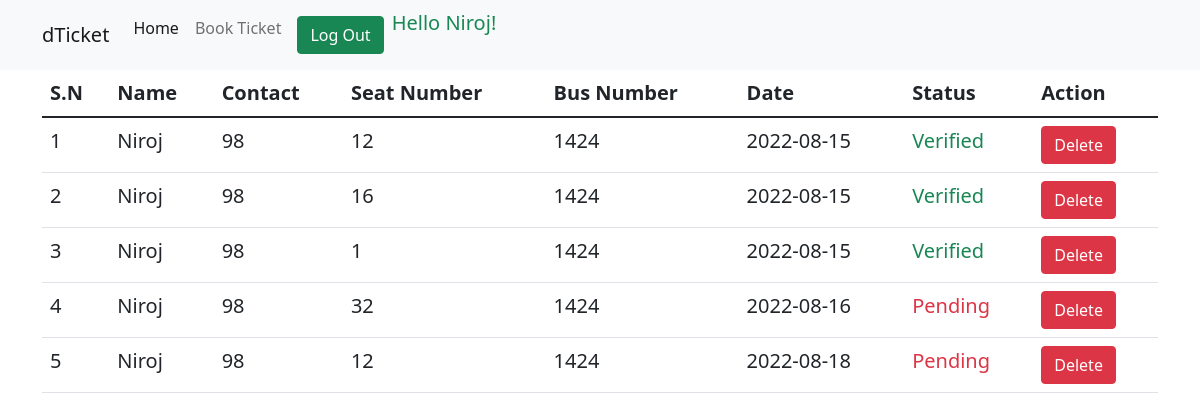
Screenshot of /pages/profile.php?q=Niroj (signed in) with the database file from the repository.
### tables this page shows
CREATE TABLE `book` (
  `bid` int(255) NOT NULL AUTO_INCREMENT,
  `uid` int(11) DEFAULT NULL,
  `rid` int(11) DEFAULT NULL,
  `date` varchar(255) NOT NULL,
  `seatNo` varchar(10) NOT NULL,
  `status` int(1) DEFAULT NULL,
  PRIMARY KEY (`bid`),
  KEY `uid` (`uid`),
  KEY `rid` (`rid`),
  CONSTRAINT `book_ibfk_1` FOREIGN KEY (`uid`) REFERENCES `users` (`uid`),
  CONSTRAINT `book_ibfk_2` FOREIGN KEY (`rid`) REFERENCES `route` (`rid`)
);

CREATE TABLE `users` (
  `uid` int(255) NOT NULL AUTO_INCREMENT,
  `name` varchar(50) NOT NULL,
  `phone` varchar(20) NOT NULL,
  `address` varchar(100) NOT NULL,
  `password` varchar(255) NOT NULL,
  `type` varchar(10) DEFAULT NULL,
  PRIMARY KEY (`uid`)
);

CREATE TABLE `route` (
  `rid` int(255) NOT NULL AUTO_INCREMENT,
  `initial` varchar(255) NOT NULL,
  `final` varchar(255) NOT NULL,
  `busNo` varchar(50) NOT NULL,
  `rate` varchar(50) NOT NULL,
  PRIMARY KEY (`rid`)
);

### pages/profile.php (the view, shortened to what this page needs)
<?php
$uid = $_SESSION['uid'];
include_once('../include/dbConn.inc.php');
?>
<!DOCTYPE html>
<html lang="en">
<head>
    <link rel="stylesheet" href="../css/bootstrap.min.css">
</head>
<body>
    <nav class="navbar navbar-expand-lg navbar-light bg-light">
        <div class="container">
            <a class="navbar-brand" href="./profile.php">dTicket</a>
            <div class="collapse navbar-collapse" id="navbarNav">
                <ul class="navbar-nav">
                    <li class="nav-item active">
                        <a class="nav-link active" href="./profile.php">Home</a>
                    </li>
                    <li class="nav-item active">
                        <a class="nav-link" href="./bookTicket.php">Book Ticket</a>
                    </li>
                    <li class="nav-item">
                        <a class="nav-link" href="../include/logout.inc.php"><span class="btn btn-success">Log Out</span></a>
                    </li>
                    <?php
                    if (isset($_REQUEST['q'])) {
                        echo '
                            <li class="nav-item">
                            <span class="lead text-success">Hello ' . $_REQUEST['q'] . '!</span></a>
                            </li>
                            ';
                    }
                    ?>
                </ul>
            </div>
        </div>
    </nav>
    <section class="lead text-dark">
        <div class="container">
            <table class="table" class="print-container" width='100%'>
                <thead class="thead-dark">
                    <tr>
                        <th scope="col">S.N</th>
                        <th scope="col">Name</th>
                        <th scope="col">Contact</th>
                        <th scope="col">Seat Number</th>
                        <th scope="col">Bus Number</th>
                        <th scope="col">Date</th>
                        <th scope="col">Status</th>
                        <th scope="col">Action</th>
                    </tr>
                </thead>
                <?php
                $sn = 1;
                $sql3 = "SELECT * FROM users AS U, book AS B, route AS R WHERE U.uid=B.uid AND B.rid=R.rid AND U.uid=$uid;";
                $result3 = mysqli_query($conn, $sql3);
                if (mysqli_num_rows($result3) > 0) {
                    while ($row = mysqli_fetch_assoc($result3)) {
                        echo '
                        <tr>
                            <td scope="col">' . $sn . '</td>
                            <td scope="col">' . $row['name'] . '</td>
                            <td scope="col">' . $row['phone'] . '</td>
                            <td scope="col">' . $row['seatNo'] . '</td>
                            <td scope="col">' . $row['busNo'] . '</td>
                            <td scope="col">' . $row['date'] . '</td>
                            ';
                        if ($row['status'] == 0) {
                            echo '<td scope="col" class="text-danger">Pending</td>';
                        } else {
                            echo '<td scope="col" class="text-success">Verified</td>';
                        }
                        echo '
                        <td scope="col"><a href="../include/deleteBook.inc.php?id=' . $row['bid'] . '" class="btn btn-danger">Delete</a></td>
                        </tr>
                        ';
                        $sn = $sn + 1;
                    }
                }
                ?>
            </table><br>
        </div>
    </section>
</body>
</html>

### rows the page displays
book: uid.name "Niroj", uid.phone "98", seatNo "12", rid.busNo "1424", date "2022-08-15", status "Verified"
book: uid.name "Niroj", uid.phone "98", seatNo "16", rid.busNo "1424", date "2022-08-15", status "Verified"
book: uid.name "Niroj", uid.phone "98", seatNo "1", rid.busNo "1424", date "2022-08-15", status "Verified"
book: uid.name "Niroj", uid.phone "98", seatNo "32", rid.busNo "1424", date "2022-08-16", status "Pending"
book: uid.name "Niroj", uid.phone "98", seatNo "12", rid.busNo "1424", date "2022-08-18", status "Pending"

### other values shown
$_REQUEST['q'] "Niroj"
